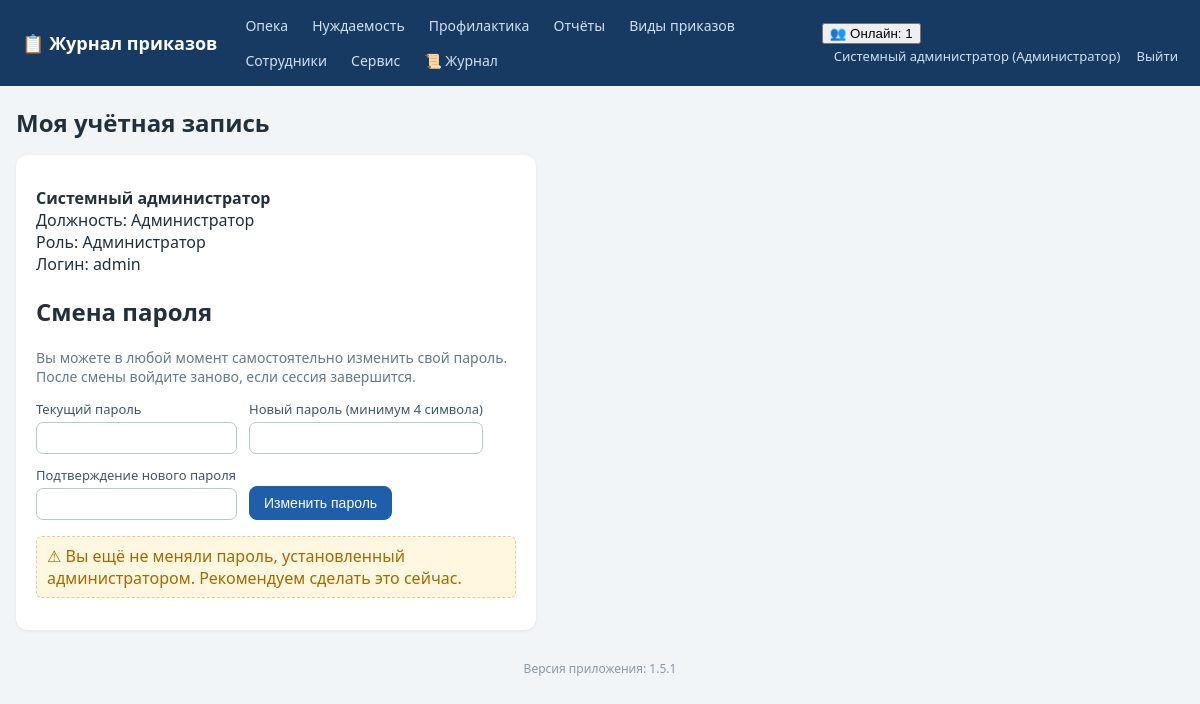
The app's page /profile (signed in) with its own data.
### tables this page shows
CREATE TABLE employees (
    id INTEGER PRIMARY KEY AUTOINCREMENT,
    full_name TEXT NOT NULL,
    position TEXT NOT NULL DEFAULT '',
    login TEXT UNIQUE,
    password_hash TEXT,
    pwd_changed_at TEXT,           -- дата последней самостоятельной смены пароля
    role_id INTEGER REFERENCES roles(id)
);

CREATE TABLE roles (
    id INTEGER PRIMARY KEY AUTOINCREMENT,
    name TEXT UNIQUE NOT NULL
);

### app.py (the view, shortened to what this page needs)
@app.route('/profile', methods=['GET', 'POST'])
def profile():
    user = current_user()
    return render_template('profile.html')

### app.py (called while the page is built, shortened)
def has_request_context_safe():
    try:
        from flask import has_request_context
        return has_request_context()
    except Exception:
        return False

def _session_signature(uid):
    raw = request.cookies.get(app.config['SESSION_COOKIE_NAME'], '')
    if not raw:
        return ''

def _db_touch_throttled(key, min_interval=10.0):
    now = time.time()
    last = _DB_TOUCH_TS.get(key, 0)
    if now - last >= min_interval:
        _DB_TOUCH_TS[key] = now
        return True
    return False

def db_cleanup_active_sessions(cutoff):
    try:
        conn = get_db()
        conn.execute('DELETE FROM active_sessions WHERE last_seen < ?', (cutoff,))
        conn.commit()
        conn.close()
    except Exception:
        pass

def touch_active_session(uid):
    sid = _session_signature(uid)
    ip = request.remote_addr if has_request_context_safe() else ''
    now = time.time()
    with ACTIVE_SESSIONS_LOCK:
        ACTIVE_SESSIONS[(uid, sid)] = {'last_seen': now, 'ip': ip}
    if _db_touch_throttled((uid, sid)):
        db_touch_active_session(uid, sid, ip)

def cleanup_active_sessions():
    cutoff = time.time() - ACTIVE_TIMEOUT
    with ACTIVE_SESSIONS_LOCK:
        expired = [k for k, v in ACTIVE_SESSIONS.items()
                   if v['last_seen'] < cutoff]
        for k in expired:
            del ACTIVE_SESSIONS[k]
    db_cleanup_active_sessions(cutoff)

@app.before_request
def _mark_tls_noise_context():
    try:
        from flask import g as _fg
        _tls_noise_ctx.g = _fg
    except Exception:
        pass

def get_db():
    conn = sqlite3.connect(DB_PATH)
    conn.row_factory = sqlite3.Row
    conn.execute('PRAGMA foreign_keys = ON')
    return conn

def current_user():
    uid = session.get('user_id')
    if not uid:
        return None
    conn = get_db()
    u = conn.execute('SELECT e.*, r.name AS role_name FROM employees e '
                     'LEFT JOIN roles r ON r.id=e.role_id WHERE e.id=?', (uid,)).fetchone()
    conn.close()
    return u

def can_access_journal(user, journal):
    if not user:
        return False
    if user['role_name'] in FULL_DATA_ROLES:  # админ и начальник — полный доступ
        return True
    return user['role_name'] in ROLE_ACCESS[journal]

### templates/profile.html (shortened to what this page needs)
{% extends 'base.html' %}
{% block content %}
<h1>Моя учётная запись</h1>
<div class="panel narrow">
  <p><b>{{ cu.full_name }}</b><br>
     Должность: {{ cu.position or '—' }}<br>
     Роль: {{ cu.role_name }}<br>
     Логин: {{ cu.login or '—' }}</p>
  {% if cu.login %}
  <h2>Смена пароля</h2>
  <p class="muted">Вы можете в любой момент самостоятельно изменить свой пароль.
     После смены войдите заново, если сессия завершится.</p>
  <form method="post" autocomplete="off">
    <label>Текущий пароль
      <input type="password" name="old_password" required autocomplete="current-password"></label>
    <label>Новый пароль (минимум 4 символа)
      <input type="password" name="new_password" required minlength="4" autocomplete="new-password"></label>
    <label>Подтверждение нового пароля
      <input type="password" name="confirm_password" required minlength="4" autocomplete="new-password"></label>
    <button class="btn primary">Изменить пароль</button>
  </form>
  {% if cu.pwd_changed_at %}
  <p class="muted">Пароль последний раз изменялся: {{ cu.pwd_changed_at }}</p>
  {% else %}
  <p class="warn-note">⚠ Вы ещё не меняли пароль, установленный администратором. Рекомендуем сделать это сейчас.</p>
  {% endif %}
  {% else %}
  <p class="muted">Для вашей учётной записи вход не настроен (логин не назначен).
     Обратитесь к администратору.</p>
  {% endif %}
</div>
{% endblock %}

### templates/base.html (shortened to what this page needs)
<!DOCTYPE html>
<html lang="ru">
<head>
<link rel="stylesheet" href="{{ url_for('static', filename='style.css') }}">
</head>
<body>
<header class="topbar no-print">
  <div class="brand"><a href="{{ url_for('index') }}">📋 Журнал приказов</a></div>
  <nav>
    {% for j, t in accessible_journals %}
      <a href="{{ url_for('journal_list', journal=j) }}">{{ t }}</a>
    {% endfor %}
    {% if cu and cu.role_name in ['Администратор','Начальник отдела','Куратор'] %}
      <a href="{{ url_for('reports') }}">Отчёты</a>
    {% endif %}
    <a href="{{ url_for('order_types') }}">Виды приказов</a>
    {% if cu and cu.role_name == 'Администратор' %}
      <a href="{{ url_for('employees') }}">Сотрудники</a>
      <a href="{{ url_for('service') }}">Сервис</a>
      <a href="{{ url_for('logs_view') }}" title="Журнал логирования">📜 Журнал</a>
    {% endif %}
  </nav>
  <div class="userbox">
    {% if cu %}
      {% if active_users is not none %}
        <div class="online" id="onlineBox" title="Сотрудники, работавшие в системе за последние {{ (active_timeout // 60) or 1 }} мин. Обновляется автоматически.">
          <button type="button" class="online-toggle" onclick="toggleOnline()">👥 Онлайн: {{ active_users|length }}</button>
        </div>
      {% endif %}
      <a href="{{ url_for('profile') }}" title="Сменить пароль">{{ cu.full_name }} ({{ cu.role_name }})</a>
      <a href="{{ url_for('logout') }}">Выйти</a>
    {% endif %}
  </div>
</header>
<main class="container">
  {% block content %}{% endblock %}
</main>
<footer class="foot no-print">Версия приложения: {{ app_version }}</footer>
</body>
</html>

### static/style.css (style rules this page uses)
:root { --bs:#1f5fa9;--bg:#f2f5f8;--tx:#22303c; }
* { box-sizing:border-box }
body { margin:0;font-family:"Segoe UI",Arial,sans-serif;background:var(--bg);color:var(--tx); }
a { color:var(--bs); }
.topbar { display:flex;align-items:center;gap:18px;flex-wrap:wrap;background:#173a63;color:#fff;padding:10px 22px; }
.topbar .brand a { color:#fff;font-weight:700;font-size:18px;text-decoration:none; }
.topbar nav { display:flex;gap:4px;flex-wrap:wrap;flex:1; }
.topbar nav a { color:#cfe0f5;text-decoration:none;padding:6px 10px;border-radius:6px;font-size:14px; }
.userbox a { color:#cfe0f5;text-decoration:none;font-size:13px;margin-left:12px; }
.container { max-width:1200px;margin:20px auto;padding:0 16px; }
h1 { font-size:24px; }
.panel { background:#fff;border-radius:12px;padding:16px 20px;margin:16px 0;box-shadow:0 1px 4px rgba(0,0,0,.06); }
.panel.narrow { max-width:520px; }
.panel form { display:flex;flex-wrap:wrap;gap:12px;align-items:end; }
label { display:flex;flex-direction:column;font-size:13px;gap:4px;color:#44556a; }
input,select { padding:7px 9px;border:1px solid #b9c6d3;border-radius:7px;font-size:14px;background:#fff; }
.btn { display:inline-block;padding:8px 14px;border-radius:8px;border:1px solid #b9c6d3;background:#fff;color:var(--tx);cursor:pointer;font-size:14px;text-decoration:none; }
.btn.primary { background:var(--bs);border-color:var(--bs);color:#fff; }
.muted { color:#67788a;font-size:14px; }
.foot { text-align:center;color:#8a99a8;font-size:12px;margin:30px 0; }
.warn-note { color:#a06b00;background:#fff7e0;border:1px dashed #e8cf8f;padding:8px 10px;border-radius:6px; }

### records on screen
employees: full_name "Системный администратор", position "Администратор", login "admin"
roles: role_name "Администратор"

### other values on screen
{{ t }} "Опека" "Нуждаемость" "Профилактика"
{{ active_users|length }} "1"
{{ app_version }} "1.5.1"
